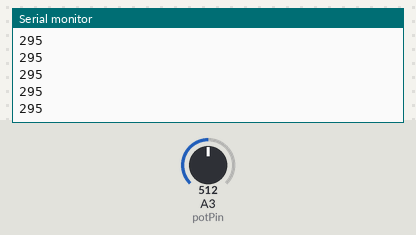
A sketch run on a simulated Arduino Uno, built with avr-gcc and run on an emulated ATmega328P. Parts: the last lines printed to the serial monitor. The test bench sets the inputs (shaded band); at power-on: A3 (potPin) = 512.

Above: at 1.2 s.
1.3 s: A3 (potPin) set to 716
At 1.32 s:
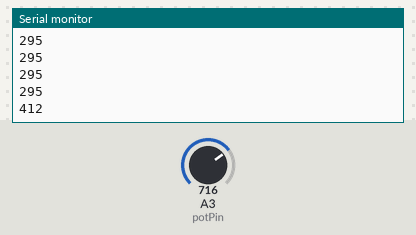
2.8 s: A3 (potPin) set to 900
At 2.83 s:
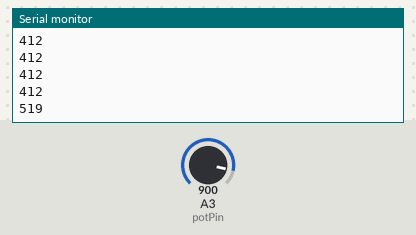
Timing chart, 0 to 5.8 s (numbered marks = the images above; inputs shaded):
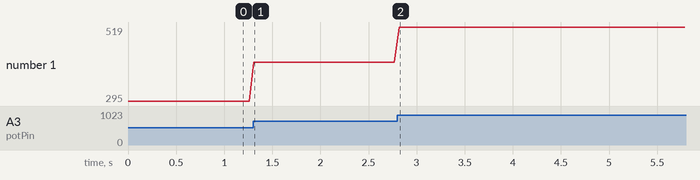

The sketch:

potentiometer.ino
```cpp
//Pin that I am using on the Arduino Uno board.

int potPin = 3;


void setup() {
  Serial.begin(9600);

}


//Sensitivity of the potentiometer.
void loop() {
 int val = map (analogRead(potPin),0,1023,0,590);
Serial.println(val);
delay(50);
}
```

Measured:
- after the input at 1.3 s, the serial monitor: prints a new line at once (image 1)
- after the input at 2.8 s, the serial monitor: prints a new line at once (image 2)
- plotted number 1: 295 → 412 after the input at 1.3 s, 412 → 519 after the input at 2.8 s
